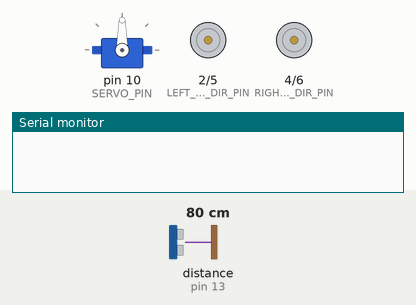
Simulated run of this program. Board: Arduino Uno, built with avr-gcc and run on an emulated ATmega328P. On the bench: servo, direction and speed pins drawn as motors (green arrow = direction pin HIGH = forward, orange = LOW = backward, longer = more drive), the last lines printed to the serial monitor. Wiring (inferred from the names in the program): ultrasonic range finder: trigger pin 12; echo pin 13. Inputs (shaded band) come from the test bench; at power-on: distance to the obstacle (sensor on pin 13) 80 cm. The echo pulse lasts 58.3 µs per cm.

Above: at 0.2 s.
At 1.41 s:
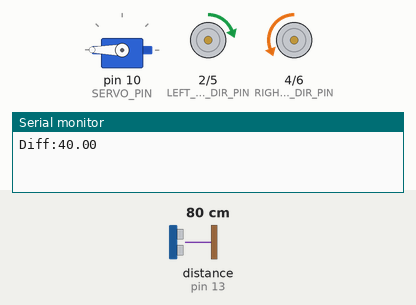
At 2.48 s:
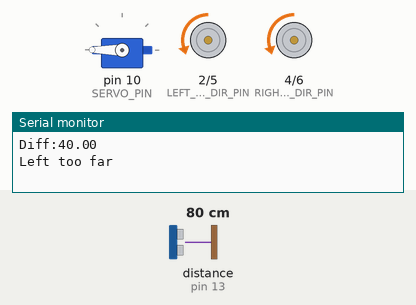
At 3.2 s:
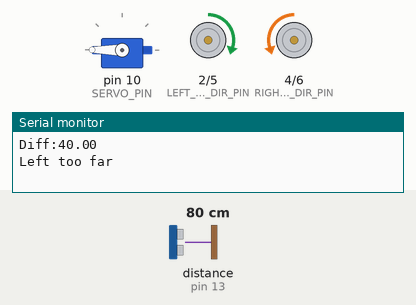
At 4.2 s:
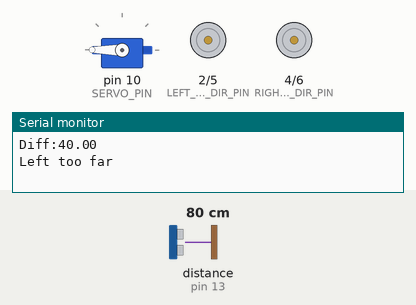
Timing chart, 0 to 5.7 s (numbered marks = the images above):
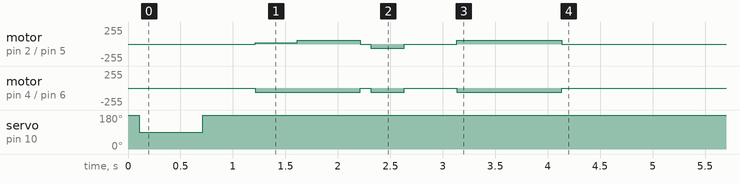

The program:

main.cpp
```cpp
#include <Arduino.h>
#include <Arduino_FreeRTOS.h>
#include <PID_v1.h>
#include <avr/interrupt.h>
// #include <util/delay.h>

#include "HCSR04.h"
#include "Servo.h"
#include "init.h"
#include "motor.h"
#include "pin_assign.h"
#include "pins.h"

Motor motor;
Servo servo;

UltraSonicDistanceSensor ultrasonic(TRIGGER_PIN, ECHO_PIN);

void getSensorData();

void mainLoop(void *pvParameters);

// Main function
int main(void) {
    init();

    initVariant();

    setup();

    for (;;) loop();

    return 0;
}

double targetDistance = 20.0;

const uint8_t defaultSpeed = 60;

double leftDistance;
double frontDistance;

void setup(void) {
    Serial.begin(9600);

    setupPin(TRIGGER_PIN, OUTPUT);
    setupPin(ECHO_PIN, INPUT);

    motor.init(LEFT_MOTOR_PWM_PIN, RIGHT_MOTOR_PWM_PIN, LEFT_MOTOR_DIR_PIN, RIGHT_MOTOR_DIR_PIN);
    motor.setSpeed(defaultSpeed);

    servo.attach(SERVO_PIN);

    servo.write(180);

    xTaskCreate(mainLoop, "Main loop", 128, NULL, 1, NULL);
}

unsigned int checkdistance() {
    unsigned int value = ultrasonic.measureDistanceCm();
    return value;
}

void loop(void) {
    // threadController.run();
}

void getSensorData() {
    if (servo.read() == 180) {
        leftDistance = checkdistance();
        delay(100);

        servo.write(90);
        delay(500);

    } else if (servo.read() == 90) {
        frontDistance = checkdistance();
        delay(100);

        servo.write(180);
        delay(500);
    }
}
void mainLoop(void *pvParameters) {
    for (;;) {
        // twice to read left and front distance
        getSensorData();
        getSensorData();
        if (frontDistance < targetDistance - 5) {
            Serial.println("Front blockage");
            motor.backward(20);
            delay(100);
            motor.turn(70);
            return;
        }

        if (leftDistance < 10) {
            Serial.println("Reorient, left too close");
            motor.backward(60);
            delay(100);
            motor.turn(25);
            delay(100);
            motor.forward(40);
            // return;
        }

        double diff = min(abs(targetDistance - leftDistance + 10), 40);
        // double diff = 10;

        Serial.print("Diff:");
        Serial.println(diff);
        if (leftDistance > targetDistance) {
            motor.leftWheel(defaultSpeed - diff);
            motor.rightWheel(defaultSpeed + diff * 0.1);
            // motor.turn(-20);
        } else {
            motor.leftWheel(defaultSpeed + diff);
            motor.rightWheel(defaultSpeed - diff * 0.1);
            // motor.turn(20);
        }

        delay(400);
        motor.stop();

        if (leftDistance > 60) {
            Serial.println("Left too far");
            motor.forward(60);
            delay(100);
            motor.turn(-50);
            delay(500);
            motor.forward(100);
            return;
        }
    }
}
```

HCSR04.h
```cpp
/*
  HCSR04 - Library for arduino, for HC-SR04 ultrasonic distance sensor.
  Created by Martin Sosic, June 11, 2016.
*/

#ifndef HCSR04_H
#define HCSR04_H

#include "types.h"

class UltraSonicDistanceSensor {
 public:
    /**
     * @param triggerPin  Digital pin that is used for controlling sensor (output).
     * @param echoPin  Digital pin that is used to get information from sensor (input).
     * @param maxDistanceCm  Maximum distance sensor can measure, defaults to 4m for HC-SR04.
     *                       You might want to set this value if you are using different sensor than HC-SR04
     *                       or if you don't care about distances larger than whatever you will set it to
     *                       (therefore reducing time it takes for a single measurement).
     * @param maxTimeoutMicroSec  Single measurement will never take longer than whatever value you provide here.
     *   You might want to do this in order to ensure your program is never blocked for longer than some specific time,
     *   since measurements are blocking.
     *   By default, there is no limit on time (only on distance). By defining timeout, you are again limiting the distance.
     */
    UltraSonicDistanceSensor(byte triggerPin, byte echoPin, unsigned short maxDistanceCm = 400, unsigned long maxTimeoutMicroSec = 0);

    /**
     * Measures distance by sending ultrasonic waves and measuring time it takes them
     * to return.
     * @returns Distance in centimeters, or negative value if distance is greater than 400cm.
     */
    float measureDistanceCm();

    /**
     * Measures distance by sending ultrasonic waves and measuring time it takes them
     * to return. Measurement can not exceed duration calculated with maxDistanceCm or maxTimeoutMicroSec.
     * @param temperature  Temperature in degrees celsius
     * @returns Distance in centimeters, or negative value if distance is greater than 400cm.
     */
    float measureDistanceCm(float temperature);
 private:
    byte triggerPin, echoPin;
    unsigned short maxDistanceCm;
    unsigned long maxTimeoutMicroSec;
};

#endif // HCSR04_H
```

init.h
```cpp
#ifndef INIT_H
#define INIT_H

#include <avr/io.h>
#include <avr/interrupt.h>

void init(); // influenced by wiring.c implementation, for correct PWM operation

#endif // INIT_H
```

math_util.h
```cpp
#ifndef MATH_UTIL_H
#define MATH_UTIL_H

#include <math.h>

#define min(a,b) ((a)<(b)?(a):(b))
#define max(a,b) ((a)>(b)?(a):(b))
#define abs(x) ((x)>0?(x):-(x))

#endif // MATH_UTIL_H
```

motor.h
```cpp
#ifndef MOTOR_H
#define MOTOR_H

#include "pin_assign.h"
#include "pins.h"

class Motor {
public:
    Motor();
    void forward();
    void backward();
    void turnLeft();
    void turnRight();
    void stop();

    void leftWheel(uint8_t speed);
    void rightWheel(uint8_t speed);

    void setSpeed(uint8_t speed);

    void turn(int8_t angle);

    void forward(uint8_t distance);
    void backward(uint8_t distance);

    // Call this in setup() function
    void init(int pwmLeft, int pwmRight, int dirLeft, int dirRight);

private:
    int pwmLeft_;
    int pwmRight_;
    int dirLeft_;
    int dirRight_;

    uint8_t speed_;
};

#endif  // MOTOR_H
```

pin_assign.h
```cpp
#ifndef PIN_ASSIGN_H
#define PIN_ASSIGN_H

#define LEFT_MOTOR_PWM_PIN 5
#define RIGHT_MOTOR_PWM_PIN 6

#define LEFT_MOTOR_DIR_PIN 2
#define RIGHT_MOTOR_DIR_PIN 4

#define SERVO_PIN 10

#define TRIGGER_PIN 12
#define ECHO_PIN 13

#endif // PIN_ASSIGN_H
```

types.h
```cpp
#ifndef TYPES_H
#define TYPES_H

#include <Arduino_FreeRTOS.h>

typedef bool boolean;
typedef uint8_t byte;

#endif // TYPES_H
```

HCSR04.cpp
```cpp
/*
  HCSR04 - Library for arduino, for HC-SR04 ultrasonic distance sensor.
  Created by Martin Sosic, June 11, 2016.
*/

#include "types.h"
#include "Arduino.h"
#include "HCSR04.h"

UltraSonicDistanceSensor::UltraSonicDistanceSensor(
        byte triggerPin, byte echoPin, unsigned short maxDistanceCm, unsigned long maxTimeoutMicroSec) {
    this->triggerPin = triggerPin;
    this->echoPin = echoPin;
    this->maxDistanceCm = maxDistanceCm;
    this->maxTimeoutMicroSec = maxTimeoutMicroSec;
    pinMode(triggerPin, OUTPUT);
    pinMode(echoPin, INPUT);
}

float UltraSonicDistanceSensor::measureDistanceCm() {
    //Using the approximate formula 19.307°C results in roughly 343m/s which is the commonly used value for air.
    return measureDistanceCm(19.307);
}

float UltraSonicDistanceSensor::measureDistanceCm(float temperature) {
    unsigned long maxDistanceDurationMicroSec;

    // Make sure that trigger pin is LOW.
    digitalWrite(triggerPin, LOW);
    delayMicroseconds(2);
    // Hold trigger for 10 microseconds, which is signal for sensor to measure distance.
    digitalWrite(triggerPin, HIGH);
    delayMicroseconds(10);
    digitalWrite(triggerPin, LOW);
    float speedOfSoundInCmPerMicroSec = 0.03313 + 0.0000606 * temperature; // Cair ≈ (331.3 + 0.606 ⋅ ϑ) m/s

    // Compute max delay based on max distance with 25% margin in microseconds
    maxDistanceDurationMicroSec = 2.5 * maxDistanceCm / speedOfSoundInCmPerMicroSec;
    if (maxTimeoutMicroSec > 0) {
    	maxDistanceDurationMicroSec = min(maxDistanceDurationMicroSec, maxTimeoutMicroSec);
    }

    // Measure the length of echo signal, which is equal to the time needed for sound to go there and back.
    unsigned long durationMicroSec = pulseIn(echoPin, HIGH, maxDistanceDurationMicroSec); // can't measure beyond max distance

    float distanceCm = durationMicroSec / 2.0 * speedOfSoundInCmPerMicroSec;
    if (distanceCm == 0 || distanceCm > maxDistanceCm) {
        return -1.0 ;
    } else {
        return distanceCm;
    }
}
```

init.cpp
```cpp
#include "init.h"


// initializes timers and ADC and enables interrupts
void init() {
    sei();  // enable interrupts

    TCCR0A = 0; // clear timer 0 control register A
    TCCR0B = 0; // clear timer 0 control register B
    TCCR1A = 0; // clear timer 1 control register A
    TCCR1B = 0; // clear timer 1 control register B
    TCCR2A = 0; // clear timer 2 control register A
    TCCR2B = 0; // clear timer 2 control register B

    // set timer 0 to fast pwm mode
    TCCR0A |= (1 << WGM00) | (1 << WGM01);
    // set timer 0 prescaler to 64, default on arduino uno atmega328p
    TCCR0B |= (1 << CS00) | (1 << CS01);

    // set timer 1 to phase correct pwm mode
    TCCR1A |= (1 << WGM10);
    // set timer 1 prescaler to 64, default on arduino uno atmega328p
    TCCR1B |= (1 << CS10) | (1 << CS11);

    // set timer 2 to phase correct pwm mode
    TCCR2A |= (1 << WGM20);
    // set timer 2 prescaler to 64, default on arduino uno atmega328p
    TCCR2B |= (1 << CS22);

    // enable timer 0 overflow interrupt
    // TIMSK0 |= (1 << TOIE0);

    // ADC
    ADCSRA |= (1 << ADPS2) | (1 << ADPS1) | (1 << ADPS0); // set ADC prescaler to 128
    ADCSRA |= (1 << ADEN); // enable ADC

}
```

motor.cpp
```cpp
#include "motor.h"

#include <Arduino_FreeRTOS.h>

#include "math_util.h"

Motor::Motor(){};

void Motor::init(int pwmLeft, int pwmRight, int dirLeft, int dirRight) {
    pwmLeft_ = pwmLeft;
    pwmRight_ = pwmRight;
    dirLeft_ = dirLeft;
    dirRight_ = dirRight;

    setupPin(pwmLeft_, OUTPUT);
    setupPin(pwmRight_, OUTPUT);
    setupPin(dirLeft_, OUTPUT);
    setupPin(dirRight_, OUTPUT);

    speed_ = 128;  // 50% duty cycle
}

void Motor::forward() {
    pwmWrite(pwmLeft_, speed_);
    pwmWrite(pwmRight_, speed_);

    writePin(dirLeft_, HIGH);
    writePin(dirRight_, LOW);
}

void Motor::backward() {
    pwmWrite(pwmLeft_, speed_);
    pwmWrite(pwmRight_, speed_);

    writePin(dirLeft_, LOW);
    writePin(dirRight_, HIGH);
}

void Motor::turnLeft() {
    pwmWrite(pwmLeft_, speed_);
    pwmWrite(pwmRight_, speed_);

    writePin(dirLeft_, LOW);
    writePin(dirRight_, LOW);
}

void Motor::turnRight() {
    pwmWrite(pwmLeft_, speed_);
    pwmWrite(pwmRight_, speed_);

    writePin(dirLeft_, HIGH);
    writePin(dirRight_, HIGH);
}

void Motor::stop() {
    pwmWrite(pwmLeft_, 0);
    pwmWrite(pwmRight_, 0);
}

void Motor::setSpeed(uint8_t speed) {
    speed_ = speed;
}

void Motor::leftWheel(uint8_t speed) {
    if (speed > 0) {
        pwmWrite(pwmLeft_, speed);
        writePin(dirLeft_, HIGH);
    } else {
        pwmWrite(pwmLeft_, -speed);
        writePin(dirLeft_, LOW);
    }
}

void Motor::rightWheel(uint8_t speed) {
    if (speed > 0) {
        pwmWrite(pwmRight_, speed);
        writePin(dirRight_, LOW);
    } else {
        pwmWrite(pwmRight_, -speed);
        writePin(dirRight_, HIGH);
    }
}

void Motor::turn(int8_t angle) {
    if (angle > 0) {
        turnRight();
    } else if (angle < 0) {
        turnLeft();
    }
    if (angle != 0) {
        delay(abs(angle) * speed_ * 0.107);
    }

    stop();
}

void Motor::forward(uint8_t distance) {
    forward();
    delay(distance * 10);
    stop();
}

void Motor::backward(uint8_t distance) {
    backward();
    delay(distance * 10);
    stop();
}
```

pins.h
```cpp
#ifndef PINS_H
#define PINS_H

#include <avr/io.h>

#define INPUT 0
#define OUTPUT 1
#define INPUT_PULLUP 2

#define HIGH 1
#define LOW 0

// overide pinMode to setupPin
#define pinMode setupPin

void setupPin(uint8_t pin, uint8_t mode);
void writePin(uint8_t pin, uint8_t value);
uint8_t readPin(uint8_t pin);

void pwmWrite(uint8_t pin, uint8_t value);
uint16_t readAnalog(uint8_t pin);


#endif // PINS_H
```

pins.cpp
```cpp
#include "pins.h"

void setupPin(uint8_t pin, uint8_t mode) {
    if (pin >= 0 && pin <= 7) {
        if (mode == INPUT) {
            DDRD &= ~(1 << pin);
            PORTD &= ~(1 << pin);
        } else if (mode == OUTPUT) {
            DDRD |= (1 << pin);
        } else if (mode == INPUT_PULLUP) {
            DDRD &= ~(1 << pin);
            PORTD |= (1 << pin);
        }
    } else if (pin >= 8 && pin <= 13) {
        if (mode == INPUT) {
            DDRB &= ~(1 << (pin - 8));
            PORTB &= ~(1 << (pin - 8));
        } else if (mode == OUTPUT) {
            DDRB |= (1 << (pin - 8));
        } else if (mode == INPUT_PULLUP) {
            DDRB &= ~(1 << (pin - 8));
            PORTB |= (1 << (pin - 8));
        }
    }
}

void writePin(uint8_t pin, uint8_t value) {
    if (pin >= 0 && pin <= 7) {
        if (value == HIGH) {
            PORTD |= (1 << pin);
        } else if (value == LOW) {
            PORTD &= ~(1 << pin);
        }
    } else if (pin >= 8 && pin <= 13) {
        if (value == HIGH) {
            PORTB |= (1 << (pin - 8));
        } else if (value == LOW) {
            PORTB &= ~(1 << (pin - 8));
        }
    }
}

void turnOffPwm(uint8_t pin) {
    if (pin == 5 || pin == 6) {
        uint8_t comValue;

        if (pin == 5) {
            comValue = COM0B1;
        } else if (pin == 6) {
            comValue = COM0A1;
        }
        TCCR0A &= ~(1 << comValue);  // disconnect timer 0 from pin 5 or 6

    } else if (pin == 9 || pin == 10) {
        uint8_t comValue;

        if (pin == 9) {
            comValue = COM1A1;
        } else if (pin == 10) {
            comValue = COM1B1;
        }
        TCCR1A &= ~(1 << comValue);  // disconnect timer 1 from pin 9 or 10

    } else if (pin == 11 || pin == 3) {
        uint8_t comValue;

        if (pin == 11) {
            comValue = COM2A1;
        } else if (pin == 3) {
            comValue = COM2B1;
        }
        TCCR2A &= ~(1 << comValue);  // disconnect timer 2 from pin 11 or 3
    }
}

uint8_t readPin(uint8_t pin) {
    turnOffPwm(pin);  // disconnect pin from timer if it is a PWM pin, so that it can be read

    if (pin >= 0 && pin <= 7) {
        if (PIND & (1 << pin)) {
            return HIGH;
        }
    } else if (pin >= 8 && pin <= 13) {
        if (PINB & (1 << (pin % 8))) {
            return HIGH;
        }
    }
    return LOW;
}

void pwmWrite(uint8_t pin, uint8_t value) {
    setupPin(pin, OUTPUT);

    if (pin == 5 || pin == 6) {
        uint8_t comValue;

        if (pin == 5) {
            comValue = COM0B1;
        } else if (pin == 6) {
            comValue = COM0A1;
        }
        TCCR0A |= (1 << comValue);  // connect timer 0 to pin 5 or 6

        if (pin == 5) {
            OCR0B = value;  // set duty cycle
        } else if (pin == 6) {
            OCR0A = value;  // set duty cycle
        }

    } else if (pin == 9 || pin == 10) {
        uint8_t comValue;

        if (pin == 9) {
            comValue = COM1A1;
        } else if (pin == 10) {
            comValue = COM1B1;
        }
        TCCR1A |= (1 << comValue);  // connect timer 1 to pin 9 or 10

        if (pin == 9) {
            OCR1A = value;  // set duty cycle
        } else if (pin == 10) {
            OCR1B = value;  // set duty cycle
        }

    } else if (pin == 11 || pin == 3) {
        uint8_t comValue;

        if (pin == 11) {
            comValue = COM2A1;
        } else if (pin == 3) {
            comValue = COM2B1;
        }
        TCCR2A |= (1 << comValue);  // connect timer 2 to pin 11 or 3

        if (pin == 11) {
            OCR2A = value;  // set duty cycle
        } else if (pin == 3) {
            OCR2B = value;  // set duty cycle
        }
    } else {  // if pin is not a PWM pin, fall back to digital write
        if (value >= 128) {
            writePin(pin, HIGH);
        } else {
            writePin(pin, LOW);
        }
    }
}

uint16_t readAnalog(uint8_t pin) {
    uint8_t low, high;

    if (pin >= 14)
        pin -= 14;  // allow for channel or pin numbers

    ADCSRA |= (1 << ADSC);  // start conversion

    // DEFAULT analog reference
    // set the analog reference (high two bits of ADMUX) and select the channel
    ADMUX = (1 << 6) | (pin & 0x07);

    // ADSC is cleared when the conversion finishes
    while ((ADCSRA & (1 << ADSC)));

    // we have to read ADCL first; doing so locks both ADCL
    // and ADCH until ADCH is read.  reading ADCL second would
    // cause the results of each conversion to be discarded,
    // as ADCL and ADCH would be locked when it completed.
    low = ADCL;
    high = ADCH;

    return high << 8 | low;  // return result
}
```

Measured:
- by itself, servo on pin 10 (SERVO_PIN): 180° → 90° at 0.11 s, → 180° 0.61 s later
- by itself, motor on pin 2 (LEFT_MOTOR_DIR_PIN) / pin 5 (LEFT_MOTOR_PWM_PIN): stopped → forward 20/255 at 1.2 s, → forward 60/255 0.40 s later, → stopped 0.60 s later, → backward 60/255 0.10 s later, … (7 changes in this stretch)
- by itself, motor on pin 4 (RIGHT_MOTOR_DIR_PIN) / pin 6 (RIGHT_MOTOR_PWM_PIN): stopped → backward 64/255 at 1.2 s, → backward 60/255 0.40 s later, → stopped 0.60 s later, → backward 60/255 0.10 s later, … (7 changes in this stretch)
